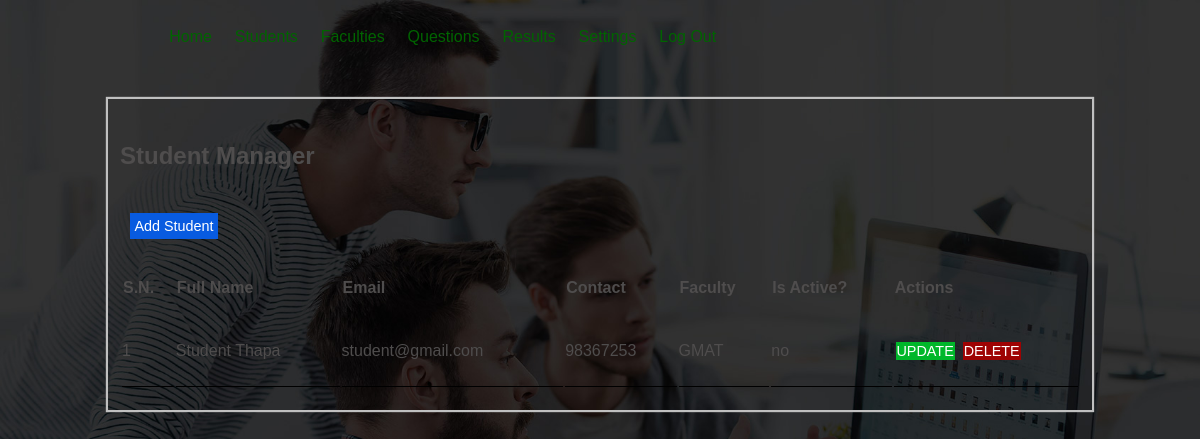
/admin/index.php?page=students (signed in), run on the app's committed database.
### tables this page shows
CREATE TABLE `tbl_student` (
  `student_id` int(10) UNSIGNED NOT NULL,
  `first_name` varchar(150) NOT NULL,
  `last_name` varchar(150) NOT NULL,
  `email` varchar(150) NOT NULL,
  `username` varchar(100) NOT NULL,
  `password` varchar(255) NOT NULL,
  `contact` varchar(20) NOT NULL,
  `gender` varchar(10) NOT NULL,
  `faculty` varchar(50) NOT NULL,
  `is_active` varchar(10) NOT NULL,
  `added_date` date NOT NULL,
  `updated_date` date NOT NULL
);

CREATE TABLE `tbl_faculty` (
  `faculty_id` int(10) UNSIGNED NOT NULL,
  `faculty_name` varchar(150) NOT NULL,
  `time_duration` int(11) NOT NULL,
  `qns_per_set` int(11) NOT NULL,
  `total_english` int(10) UNSIGNED NOT NULL,
  `total_math` int(10) UNSIGNED NOT NULL,
  `is_active` varchar(10) NOT NULL,
  `added_date` date NOT NULL,
  `updated_date` date NOT NULL
);

### admin/index.php (called while the page is built, shortened)
<?php
    include('config/apply.php');
    include('../box/header.php');
    include('../box/menu.php');
    include('pages/main.php');
    include('../box/footer.php');
?>

### admin/config/apply.php (called while the page is built, shortened)
<?php
    $obj=new Functions();
?>

### admin/config/database.php (called while the page is built, shortened)
<?php
    Class Database
    {
        public function select_data($tbl_name,$where="",$other="")
        {
            $query="SELECT * FROM $tbl_name";
            return $query;
        }
        public function execute_query($conn,$query)
        {
            $res=mysqli_query($conn,$query) or die(mysqli_error($conn));
            return $res;
        }
        public function num_rows($res)
        {
            $num_rows=mysqli_num_rows($res);
            return $num_rows;
        }
        public function fetch_data($res)
        {
            $row=mysqli_fetch_assoc($res);
            return $row;
        }
        public function get_facultyname($tbl_name,$faculty_id,$conn)
        {
            $query="SELECT faculty_name FROM $tbl_name WHERE faculty_id='$faculty_id'";
            $res=mysqli_query($conn,$query) or die(mysqli_error($conn));
            $row=mysqli_fetch_assoc($res);
            $faculty_name=$row['faculty_name'];
            return $faculty_name;
        }
    }
?>

### admin/pages/students.php (the view, shortened to what this page needs)
<div class="main">
    <div class="content">
        <div class="report">
            <h2>Student Manager</h2>
            <a href="<?php echo SITEURL; ?>admin/index.php?page=add_student"><button type="button" class="btn-add">Add Student</button></a>
            <table>
                <tr>
                    <th>S.N.</th>
                    <th>Full Name</th>
                    <th>Email</th>
                    <th>Contact</th>
                    <th>Faculty</th>
                    <th>Is Active?</th>
                    <th>Actions</th>
                </tr>
            <?php
                $tbl_name="tbl_student ORDER BY student_id DESC";
                $query=$obj->select_data($tbl_name);
                $sn=1;
                $res=$obj->execute_query($conn,$query);
                $count_rows=$obj->num_rows($res);
                if($count_rows>0)
                {
                    while($row=$obj->fetch_data($res))
                    {
                        $student_id=$row['student_id'];
                        $first_name=$row['first_name'];
                        $last_name=$row['last_name'];
                        $full_name=$first_name.' '.$last_name;
                        $email=$row['email'];
                        $contact=$row['contact'];
                        $faculty=$row['faculty'];
                        $is_active=$row['is_active'];
                        ?>
                        <tr>
                            <td><?php echo $sn++; ?> </td>
                            <td><?php echo $full_name; ?></td>
                            <td><?php echo $email; ?></td>
                            <td><?php echo $contact; ?></td>
                            <td>
                                <?php
                                    $tbl_name2="tbl_faculty";
                                    $faculty_name=$obj->get_facultyname($tbl_name2,$faculty,$conn);
                                    echo $faculty_name;
                                ?>
                            </td>
                            <td><?php echo $is_active; ?></td>
                            <td>
                                <a href="<?php echo SITEURL; ?>admin/index.php?page=update_student&student_id=<?php echo $student_id; ?>"><button type="button" class="btn-update">UPDATE</button></a>
                                <a href="<?php echo SITEURL; ?>admin/pages/delete.php?id=<?php echo $student_id; ?>&page=students"><button type="button" class="btn-delete" onclick="return confirm('Are you sure?')">DELETE</button></a>
                            </td>
                        </tr>
                        <?php
                    }
                }
                else
                {
                    echo "<tr><td colspan='7'><div class='error'>No Students Added Yet.</div></tr></td>";
                }
            ?>
            </table>
        </div>
    </div>
</div>

### assets/css/style.css (style rules this page uses)
body { margin: 0; padding: 0; background: url(../../images/index-main-bg-1.jpg) no-repeat; background-size: cover; background-position: center; font-family: sans-serif; height: 100vh; }
.main { margin: 2% 0; }
.main .content { border: 1px solid silver; width: 80%; padding: 1%; margin: 0 auto; box-shadow: 0 0 1px 1px silver; }
.main .content .report { color: #4f4d4d; line-height: 50px; }
.main .content .report table { width: 100%; margin: 1% 0; text-align: left; }
.main .content .report table tr td { border-bottom: 1px solid black; border-collapse: collapse; padding: 1% 0; }
.btn-add { background-color: #085be0; color: #FFFFFF; font-size: 90%; font-weight: normal; padding: 0.5%; margin: 0 1%; border: none; cursor: pointer; }
.btn-update { background-color: #00b72a; color: #FFFFFF; font-size: 90%; font-weight: normal; padding: 0.5%; margin: 0 1%; border: none; cursor: pointer; }
.btn-delete { background-color: #9e0303; color: #FFFFFF; font-size: 90%; font-weight: normal; padding: 0.5%; margin: 0 1%; border: none; cursor: pointer; }

### data on the page
tbl_student: full_name "Student Thapa", email "student@gmail.com", contact "98367253", faculty.faculty_name "GMAT", is_active "no"
